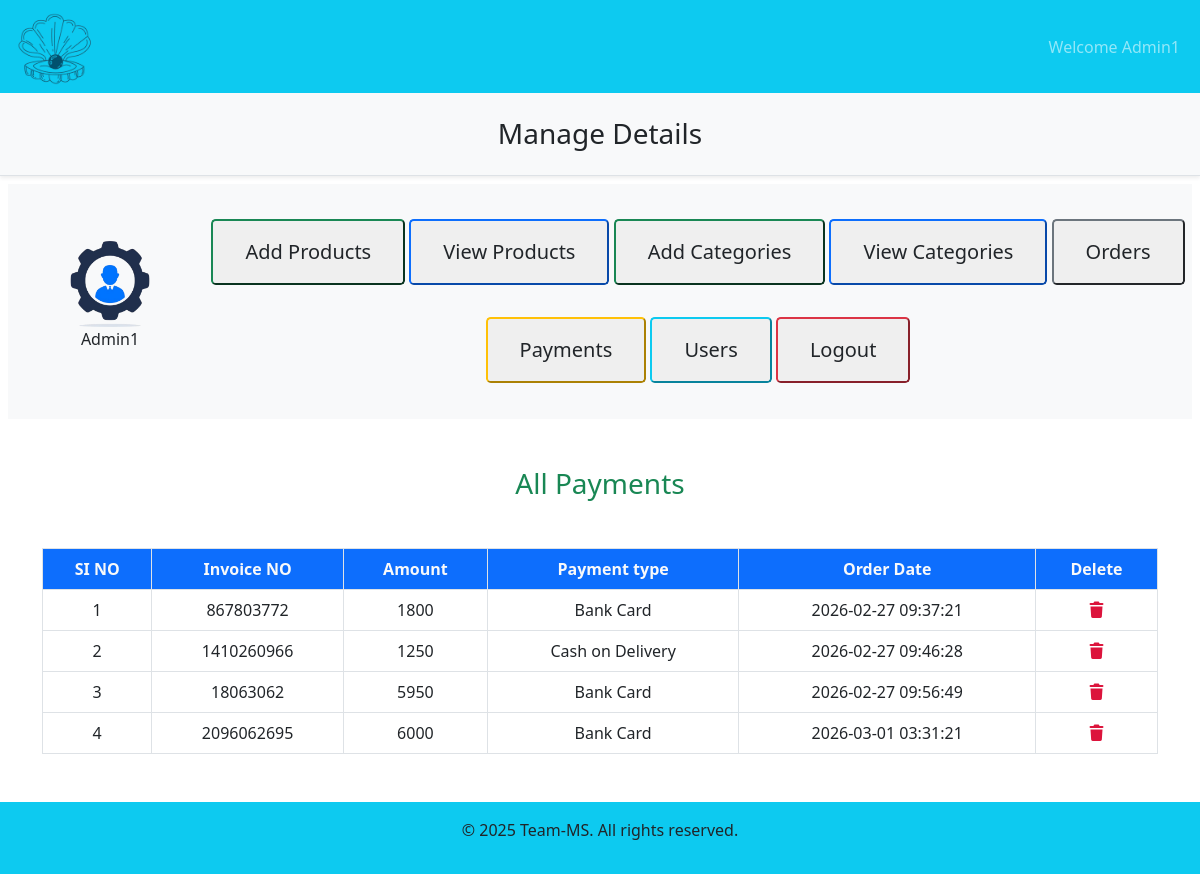
Screenshot of /admin/index.php?list_payment (signed in) with the database file from the repository.
### tables this page shows
CREATE TABLE `user_payments` (
  `payment_id` int(11) NOT NULL,
  `order_id` int(11) NOT NULL,
  `invoice_number` int(11) NOT NULL,
  `amount` int(11) NOT NULL,
  `payment_mode` varchar(255) NOT NULL,
  `date` timestamp NOT NULL DEFAULT current_timestamp() ON UPDATE current_timestamp()
);

### admin/list_payment.php (the view)
<h3 class="text-center text-success">All Payments</h3>
<table class="table table-bordered mt-5 text-center">
    <thead class="bg-primary text-light">
    <?php
    $all_payments = "SELECT * FROM `user_payments`";
    $run_all = mysqli_query($con, $all_payments);
    $row_count = mysqli_num_rows($run_all);
    if($row_count == 0){
        echo "</thead></table><h2 class='text-danger text-center mt-5'>No payments yet!</h2>";
    } else {
        echo "<tr>
                <th>SI NO</th>
                <th>Invoice NO</th>
                <th>Amount</th>
                <th>Payment type</th>
                <th>Order Date</th>
                <th>Delete</th>
            </tr>
        </thead>
        <tbody>";
        $number = 0;
        while($row_data = mysqli_fetch_assoc($run_all)){
            $payment_id = $row_data['payment_id'];
            $amount = $row_data['amount'];
            $invoice_number = $row_data['invoice_number'];
            $payment_mode = $row_data['payment_mode'];
            $date = $row_data['date'];
            $number++;
            echo "<tr>
                <td>$number</td>
                <td>$invoice_number</td>
                <td>$amount</td>
                <td>$payment_mode</td>
                <td>$date</td>
                <td>
                    <a href='#' data-bs-toggle='modal' data-bs-target='#deletePay$payment_id'>
                        <i class='fa-solid fa-trash' style='color:crimson'></i>
                    </a>
                </td>
            </tr>
            <div class='modal fade' id='deletePay$payment_id' tabindex='-1' aria-hidden='true'>
                <div class='modal-dialog'>
                    <div class='modal-content'>
                        <div class='modal-body text-start'>
                            <h4>Confirm Deletion</h4>
                            <p>Are you sure you want to delete the payment record for Invoice <b>#$invoice_number</b>?</p>
                            <p class='text-danger'><small>This will remove the payment history for this transaction.</small></p>
                        </div>
                        <div class='modal-footer'>
                            <button type='button' class='btn btn-secondary' data-bs-dismiss='modal'>No</button>
                            <a href='index.php?delete_payment=$payment_id' class='btn btn-primary text-decoration-none'>Yes, Delete</a>
                        </div>
                    </div>
                </div>
            </div>";
        }
        echo "</tbody>";
    }
    ?>
</table>

### css/style.css (style rules this page uses)
* { margin: 0; padding: 0; box-sizing: border-box; }

### admin/index.php (style rules this page uses)
body { overflow-x: hidden; }

### rows the page displays
user_payments: invoice_number "867803772", amount "1800", payment_mode "Bank Card", date "2026-02-27 09:37:21"
user_payments: invoice_number "1410260966", amount "1250", payment_mode "Cash on Delivery", date "2026-02-27 09:46:28"
user_payments: invoice_number "18063062", amount "5950", payment_mode "Bank Card", date "2026-02-27 09:56:49"
user_payments: invoice_number "2096062695", amount "6000", payment_mode "Bank Card", date "2026-03-01 03:31:21"

### other values shown
$_SESSION['admin_name'] "Admin1"
